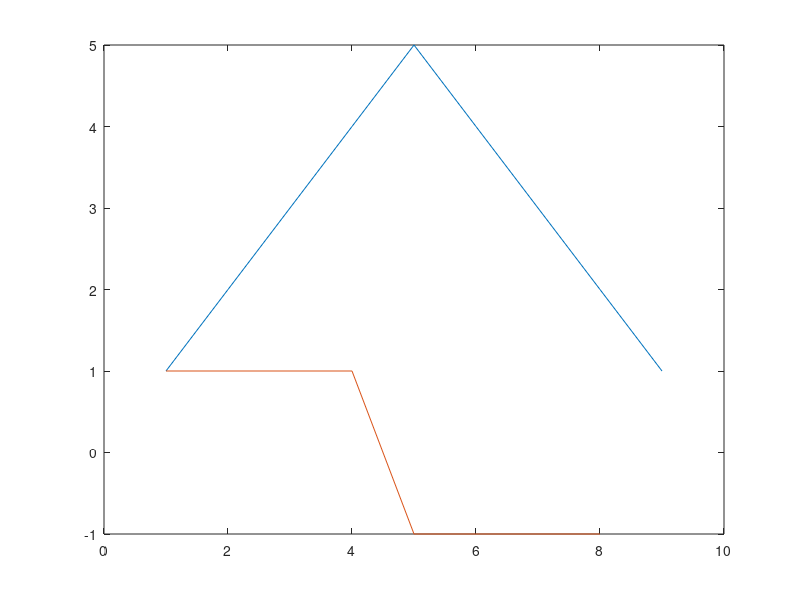

The MATLAB script that drew this image:
x = [1 2 3 4 5 4 3 2 1];
l = length(x);
y = [];
for i = 1:(l-1)
  diff = x(i+1) - x(i);
  y = [y diff];
end
plot(x);
hold on;
plot(y);
hold off;
